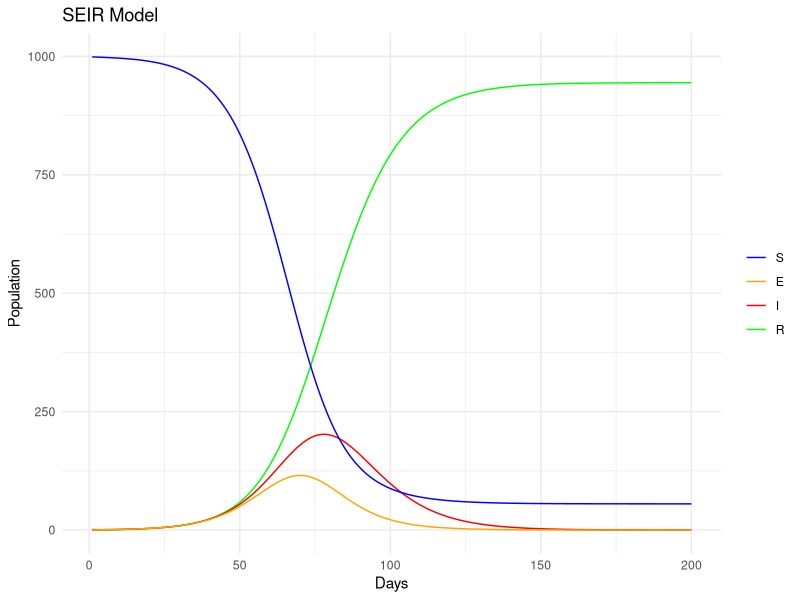
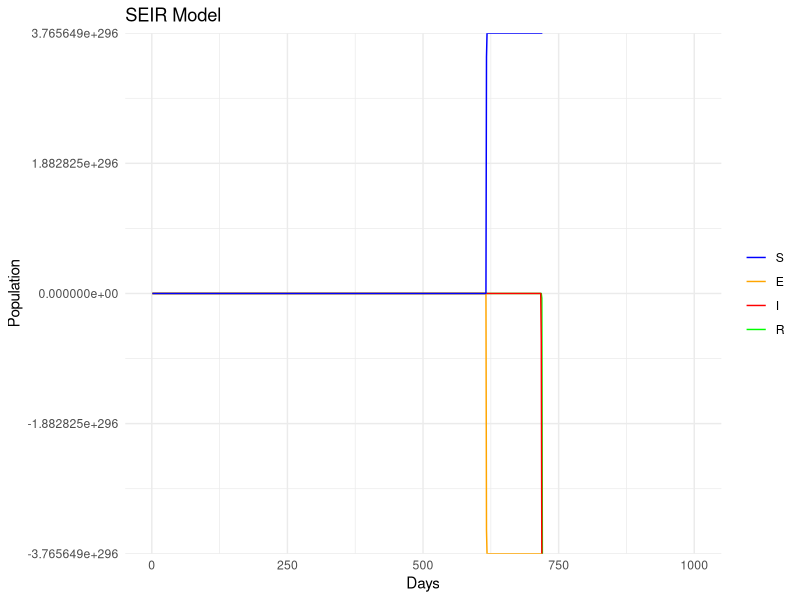
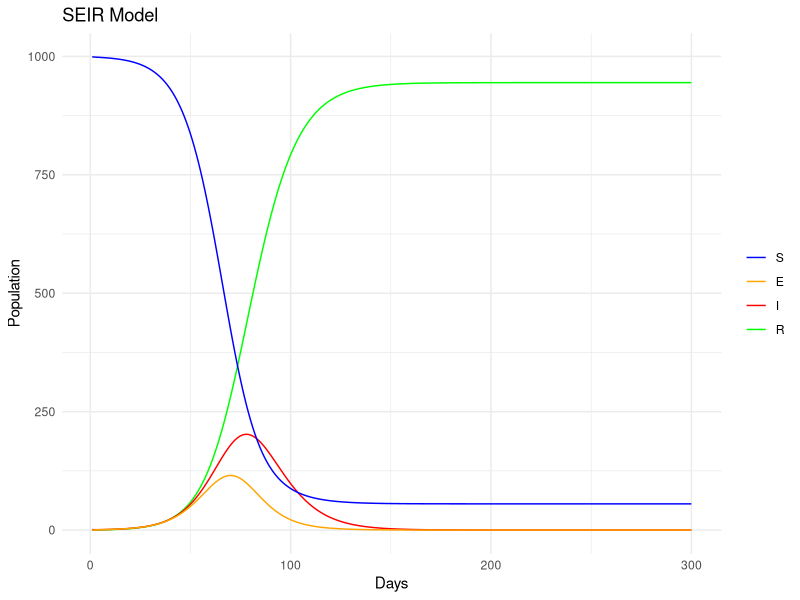

Recreate these plots in R, in order.
## ---- chunk 1
knitr::opts_chunk$set(echo = TRUE)
library(tidyverse)
## ---- chunk 2
# SEIR model function
seir_model <- function(S0, E0, I0, R0, beta, sigma, gamma, days) {
  N <- S0 + E0 + I0 + R0 # Total population
  dt <- 1 # Time step (in days)
  
  # Initialize vectors to store the compartment sizes over time
  S <- numeric(days)
  E <- numeric(days)
  I <- numeric(days)
  R <- numeric(days)
  
  # Set initial values
  S[1] <- S0
  E[1] <- E0
  I[1] <- I0
  R[1] <- R0
  
  # Time loop
  for(t in 1:(days-1)) {
    dS <- -beta * S[t] * I[t] / N * dt
    dE <- (beta * S[t] * I[t] / N - sigma * E[t]) * dt
    dI <- (sigma * E[t] - gamma * I[t]) * dt
    dR <- gamma * I[t] * dt
    
    # Update states
    S[t+1] <- S[t] + dS
    E[t+1] <- E[t] + dE
    I[t+1] <- I[t] + dI
    R[t+1] <- R[t] + dR
  }
  
  # Combine the results into a data frame
  results <- data.frame(day = 1:days, S = S, E = E, I = I, R = R)
  return(results)
}

# Example usage
S0 <- 999
E0 <- 0
I0 <- 1
R0 <- 0
beta <- 0.3
sigma <- 1/5
gamma <- 1/10
days <- 200

results <- seir_model(S0, E0, I0, R0, beta, sigma, gamma, days)

# Transform the data to long format
results_long <- pivot_longer(results, cols = c(S, E, I, R), names_to = "Compartment", values_to = "Count")

# Adjust the Compartment variable to have a specific factor level for correct legend order
results_long$Compartment <- factor(results_long$Compartment, levels = c("R", "I", "E", "S"))

# Plot using ggplot
ggplot(results_long, aes(x = day, y = Count, color = Compartment)) +
  geom_line() +
  scale_color_manual(values = c("S" = "blue", "E" = "orange", "I" = "red", "R" = "green")) +
  labs(x = "Days", y = "Population", title = "SEIR Model") +
  theme_minimal() +
  theme(legend.title = element_blank()) +
  guides(color = guide_legend(reverse = TRUE))
## ---- chunk 3
# SEIR model function
seir_model_lag <- function(S0, E0, I0, R0, beta, sigma, gamma, w, days) {
  N <- S0 + E0 + I0 + R0 # Total population
  dt <- 1 # Time step (in days)
  
  # Initialize vectors to store the compartment sizes over time
  S <- numeric(days)
  E <- numeric(days)
  I <- numeric(days)
  R <- numeric(days)
  
  # Set initial values
  S[1] <- S0
  E[1] <- E0
  I[1] <- I0
  R[1] <- R0
  
  # Time loop
  for(t in 1:(days-1)) {
    dS <- -beta * S[t] * I[t] / N * dt
    if (t <= w) {
      dE <- (beta * S[t] * I[t] / N) * dt
      dI <- (0 - gamma * I[t]) * dt
      dR <- gamma * I[t] * dt
    }
    else {
      dE <- (beta * S[t] * I[t] / N - sigma * E[t-w]) * dt
      dI <- (sigma * E[t - w] - gamma * I[t]) * dt
      dR <- gamma * I[t] * dt
    }
    
    # Update states
    S[t+1] <- S[t] + dS
    E[t+1] <- E[t] + dE
    I[t+1] <- I[t] + dI
    R[t+1] <- R[t] + dR
  }
  
  # Combine the results into a data frame
  results <- data.frame(day = 1:days, S = S, E = E, I = I, R = R)
  return(results)
}

# Example usage
S0 <- 999
E0 <- 0
I0 <- 1
R0 <- 0
beta <- 0.3
sigma <- 1/5
gamma <- 1/10
w <- 100
days <- 1000

results <- seir_model_lag(S0, E0, I0, R0, beta, sigma, gamma, w, days)

# Transform the data to long format
results_long <- pivot_longer(results, cols = c(S, E, I, R), names_to = "Compartment", values_to = "Count")

# Adjust the Compartment variable to have a specific factor level for correct legend order
results_long$Compartment <- factor(results_long$Compartment, levels = c("R", "I", "E", "S"))

# Plot using ggplot
ggplot(results_long, aes(x = day, y = Count, color = Compartment)) +
  geom_line() +
  scale_color_manual(values = c("S" = "blue", "E" = "orange", "I" = "red", "R" = "green")) +
  labs(x = "Days", y = "Population", title = "SEIR Model") +
  theme_minimal() +
  theme(legend.title = element_blank()) +
  guides(color = guide_legend(reverse = TRUE))
## ---- chunk 4
S0 <- 999
I0 <- 1
## ---- chunk 5
# r <- 0.01
# C <- r * S * I
## ---- chunk 6
# Example usage
S0 <- 999
E0 <- 0
I0 <- 1
R0 <- 0
beta <- 0.3
sigma <- 1/5
gamma <- 1/10
days <- 100
# Initialize vectors to store the compartment sizes over time
S <- numeric(days)
E <- numeric(days)
C <- numeric(days)
I <- numeric(days)
R <- numeric(days)
# Set initial values
S[1] <- S0
E[1] <- E0
C[1] <- E0
I[1] <- I0
R[1] <- R0
## ---- chunk 7
# if (t < t0) {
#   C_t <- r * I0 * S
#   dS <- -C_t
# } else if (t < t0 + sigma) {
#   # You need to calculate tau(t) and its derivative tau'(t) here
#   C_t <- r * (I0 + S0 - S) * S
# } else {}
## ---- chunk 8
# SEIR model function
seir_model <- function(S0, E0, I0, R0, beta, sigma, gamma, days) {
  N <- S0 + E0 + I0 + R0 # Total population
  dt <- 1 # Time step (in days)
  
  # Initialize vectors to store the compartment sizes over time
  S <- numeric(days)
  E <- numeric(days)
  I <- numeric(days)
  R <- numeric(days)
  
  # Set initial values
  S[1] <- S0
  E[1] <- E0
  I[1] <- I0
  R[1] <- R0
  
  # Time loop
  for(t in 1:(days-1)) {
    dS <- -beta * S[t] * I[t] / N * dt
    dE <- (beta * S[t] * I[t] / N - sigma * E[t]) * dt
    dI <- (sigma * E[t] - gamma * I[t]) * dt
    dR <- gamma * I[t] * dt
    
    # Update states
    S[t+1] <- S[t] + dS
    E[t+1] <- E[t] + dE
    I[t+1] <- I[t] + dI
    R[t+1] <- R[t] + dR
  }
  
  # Combine the results into a data frame
  results <- data.frame(day = 1:days, S = S, E = E, I = I, R = R)
  return(results)
}

# Example usage
S0 <- 999
E0 <- 0
I0 <- 1
R0 <- 0
beta <- 0.3
sigma <- 1/5
gamma <- 1/10
days <- 300

results <- seir_model(S0, E0, I0, R0, beta, sigma, gamma, days)

# Transform the data to long format
results_long <- pivot_longer(results, cols = c(S, E, I, R), names_to = "Compartment", values_to = "Count")

# Adjust the Compartment variable to have a specific factor level for correct legend order
results_long$Compartment <- factor(results_long$Compartment, levels = c("R", "I", "E", "S"))

# Plot using ggplot
ggplot(results_long, aes(x = day, y = Count, color = Compartment)) +
  geom_line() +
  scale_color_manual(values = c("S" = "blue", "E" = "orange", "I" = "red", "R" = "green")) +
  labs(x = "Days", y = "Population", title = "SEIR Model") +
  theme_minimal() +
  theme(legend.title = element_blank()) +
  guides(color = guide_legend(reverse = TRUE))

